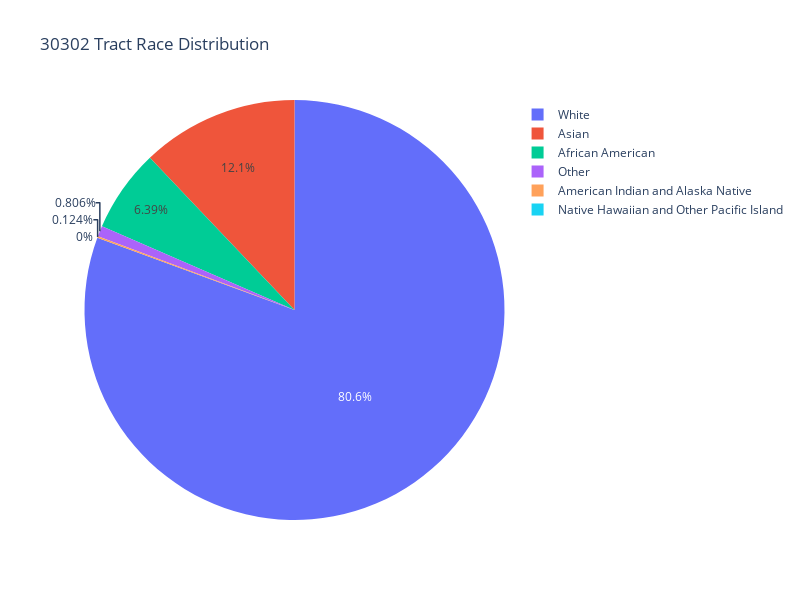

Notebook source saved alongside this figure:
### Code cell
# Plotting topic distribution for the top census tract
plt.figure(figsize=(12, 8))
sns.barplot(x=top_census_tract_topics.values, y=top_census_tract_topics.index, palette="viridis")
plt.xlabel("Number of Articles")
plt.ylabel("Topics")
plt.title(f"Topic Distribution in Top Census Tract: {top_census_tract}")
plt.show()

top_census_tract_race_distribution = top_census_tract_race_distribution.groupby("Race").sum()

# Plotting race distribution for the top census tract
fig = px.pie(top_census_tract_race_distribution, names=top_census_tract_race_distribution.index, values="Population", title=f' {top_census_tract} Tract Race Distribution')
fig.update_layout(width=800, height=600)
fig.show()

### Figure 1 — Plotly figure (JSON) as saved in the notebook; plotly's stock layout.template omitted (floating-point values rounded to 4 significant figures)
{"data": [{"domain": {"x": [0, 1], "y": [0, 1]}, "hovertemplate": "Race=%{label}<br>Population=%{value}<extra></extra>", "labels": ["African American", "American Indian and Alaska Native", "Asian", "Native Hawaiian and Other Pacific Island", "Other", "White"], "legendgroup": "", "name": "", "showlegend": true, "type": "pie", "values": [103, 2, 195, 0, 13, 1300]}], "layout": {"height": 600, "legend": {"tracegroupgap": 0}, "title": {"text": " 30302 Tract Race Distribution"}, "width": 800}}
